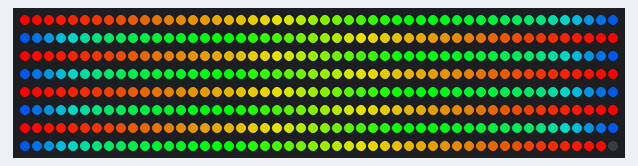
The sketch below on a simulated ESP8266 (NodeMCU). Parts: 400 RGB LEDs in strip order, left to right, continuing on the next row.

Above: at 0.1 s.

The sketch:

SegmentMirror.ino
```cpp
#include <FastLED.h>

#define NUM_LEDS_PER_STRIP 50
#define NUM_STRIPS 8
const uint8_t kMatrixWidth = 50; // length of string
const uint8_t kMatrixHeight = 16; // number of strings
#define LED_TYPE WS2811
#define LED_PIN D4
#define COLOR_ORDER BGR

CRGB ledSegment[NUM_LEDS_PER_STRIP];

#define NUM_LEDS (NUM_STRIPS * NUM_LEDS_PER_STRIP)
CRGB leds[NUM_LEDS];

const bool kMatrixSerpentineLayout = true;

void setup() {
  FastLED.addLeds<LED_TYPE, LED_PIN, COLOR_ORDER>(leds, NUM_LEDS).setCorrection( TypicalLEDStrip );
  //  FastLED.addLeds<NEOPIXEL, LED_PIN>(leds, NUM_LEDS).setCorrection( TypicalLEDStrip );
}

void loop() {
  FillLEDsFromPaletteColors(0);
  showSegments();
  //FastLED.show();
}

void FillLEDsFromPaletteColors( uint8_t colorIndex)
{
  uint8_t brightness = 255;
  for ( int i = 0; i < NUM_LEDS_PER_STRIP; i++) {
    ledSegment[i] = ColorFromPalette( RainbowColors_p, colorIndex, brightness, LINEARBLEND);
    colorIndex += 3;
  }
}


void showSegments() {
  for (int s = 0; s < NUM_STRIPS; s++) {
    for (int i = 0; i < NUM_LEDS_PER_STRIP; i++) {
      int p = (s * NUM_LEDS_PER_STRIP) + i;
      leds[getPixel(p)] = ledSegment[i];
    }
  }
  FastLED.delay(1000);
}


uint16_t getPixel(int p)
{
  uint16_t i;

  if ( kMatrixSerpentineLayout == false) {
    i = p;
  }

  if ( kMatrixSerpentineLayout == true) {
    float f = ((float)(p + 1) / (float) kMatrixWidth);
    int r = ceil(f);

    if (r & 0x01)   {
      i = p;
    } else {
      i = ((kMatrixWidth * r) - (p % kMatrixWidth)) - 1;
    }
  }

  if (i >= (NUM_LEDS - 1)) return 0;
  return i;
}
```
